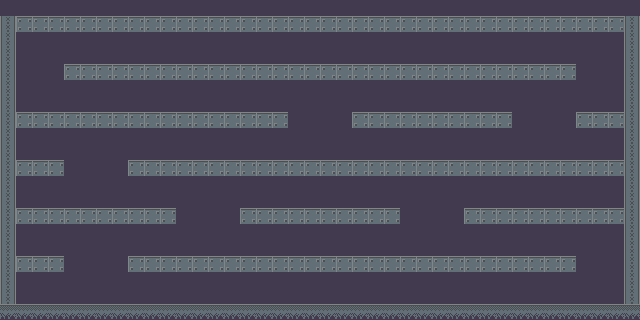

This game map was drawn from its Tiled (.tmx) file and the tilesets committed beside it. A one-line description and the trimmed map source follow:
An orthogonal 40x20 tile map with 16x16 px tiles, 1 tile layer (ground) and 60 objects.

<map version="1.0" orientation="orthogonal" width="40" height="20" tilewidth="16" tileheight="16" backgroundcolor="#423a4f">
 <tileset firstgid="1" name="tiles" tilewidth="16" tileheight="16">
  <image source="../../dist/img/hd/tiles.png" width="32" height="32" />
 </tileset>
 <layer name="ground" width="40" height="20">
  <data>[800 cells, 271 non-empty, 3 distinct tile ids]</data>
 </layer>
 <objectgroup name="obstacle" width="40" height="20" visible="0">
  <object gid="4" x="240" y="208" />
  <object gid="4" x="352" y="256" />
  <object gid="4" x="320" y="64" />
 </objectgroup>
 <objectgroup name="collectable" width="40" height="20" visible="0" />
 <objectgroup name="enemyspawn" width="40" height="20">
  <object gid="4" x="192" y="304" />
  <object gid="4" x="176" y="64" />
  <object gid="4" x="192" y="112" />
  <object gid="4" x="432" y="112" />
  <object gid="4" x="16" y="112" />
  <object gid="4" x="592" y="112" />
  <object gid="4" x="432" y="304" />
  <object gid="4" x="32" y="208" />
  <object gid="4" x="576" y="208" />
  <object gid="4" x="416" y="64" />
  <object gid="4" x="272" y="160" />
  <object gid="4" x="464" y="160" />
  <object gid="4" x="432" y="256" />
  <object gid="4" x="208" y="256" />
  <object gid="4" x="32" y="256" />
  <object gid="4" x="512" y="208" />
  <object gid="4" x="384" y="112" />
  <object gid="4" x="304" y="64" />
  <object gid="4" x="112" y="64" />
  <object gid="4" x="496" y="64" />
  <object gid="4" x="32" y="160" />
  <object gid="4" x="112" y="208" />
  <object gid="4" x="96" y="304" />
  <object gid="4" x="320" y="304" />
  <object gid="4" x="528" y="304" />
  <object gid="4" x="160" y="256" />
  <object gid="4" x="496" y="256" />
  <object gid="4" x="544" y="160" />
  <object gid="4" x="176" y="160" />
  <object gid="4" x="112" y="112" />
  <object gid="4" x="240" y="64" />
  <object gid="4" x="368" y="64" />
 </objectgroup>
 <objectgroup name="enemyturn" width="40" height="20" visible="0">
  <object gid="4" x="624" y="304" />
  <object gid="4" x="0" y="304" />
  <object gid="4" x="64" y="256" />
  <object gid="4" x="576" y="256" />
  <object gid="4" x="624" y="256" />
  <object gid="4" x="0" y="256" />
  <object gid="4" x="0" y="208" />
  <object gid="4" x="176" y="208" />
  <object gid="4" x="224" y="208" />
  <object gid="4" x="400" y="208" />
  <object gid="4" x="448" y="208" />
  <object gid="4" x="624" y="208" />
  <object gid="4" x="112" y="256" />
  <object gid="4" x="112" y="160" />
  <object gid="4" x="64" y="160" />
  <object gid="4" x="0" y="160" />
  <object gid="4" x="0" y="112" />
  <object gid="4" x="288" y="112" />
  <object gid="4" x="336" y="112" />
  <object gid="4" x="512" y="112" />
  <object gid="4" x="560" y="112" />
  <object gid="4" x="624" y="160" />
  <object gid="4" x="576" y="64" />
  <object gid="4" x="48" y="64" />
  <object gid="4" x="624" y="112" />
 </objectgroup>
</map>
